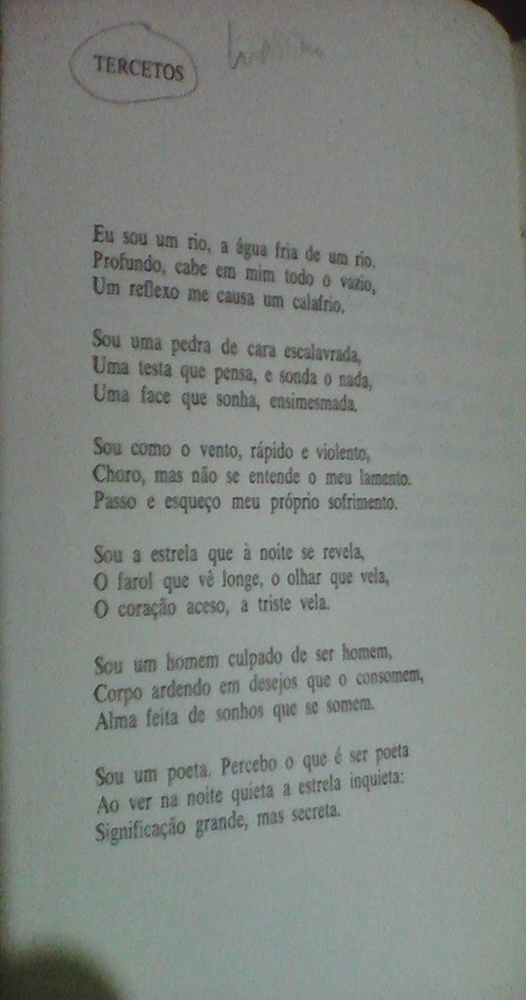
#> input picture standard_test_images/livro.jpg, 526 x 1000 px, shrunk from 719 x 1366 before the run, found by its file name
$ python otsu.py   (older library calls are emulated)
#> lines starting #> are read from the running program, lines starting #| are printed output that depends on the picture; after the words box and inside, x2 and y2 are one past the last pixel; in counts of white or black regions, pixels touching at a corner belong together
from skimage.filters.thresholding import threshold_otsu
import scipy.misc
from PIL import Image
from numpy import asarray
import numpy as np

opn_img = Image.open('/home/thaidy/Documents/ML/standard_test_images/livro.jpg').convert('L')

img_vec = np.asarray(opn_img)

thresh = threshold_otsu(img_vec)
#> thresh = 121

#compare
b = img_vec > thresh
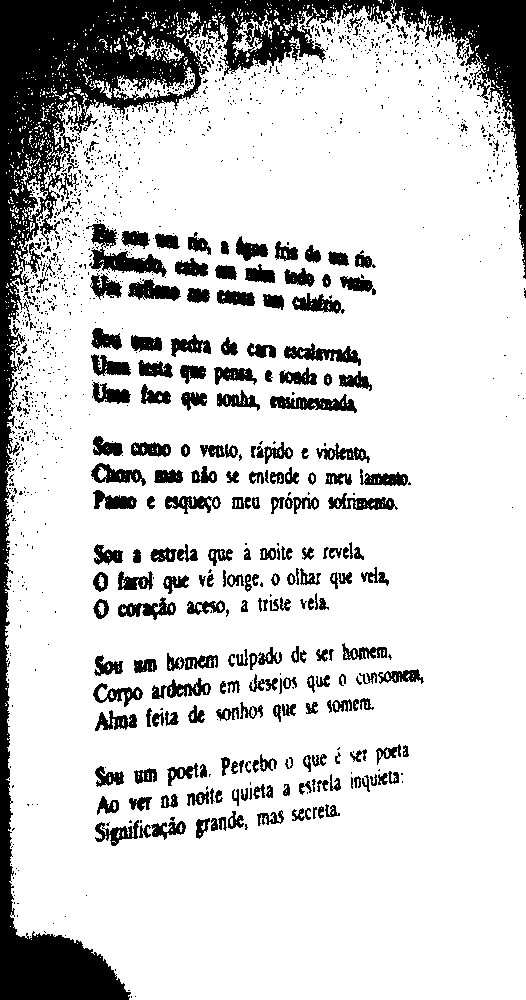
#> b: shape (1000, 526) bool; 81.3% white; 1344 black regions (1113 under 20 px), largest, box (x1, y1, x2, y2) and area: (0, 0, 526, 1000) 54454, (86, 223, 167, 277) 1494, (270, 394, 357, 413) 859

vec_img = Image.fromarray(b)
vec_img.save('/home/thaidy/Desktop/output.jpg')
vec_img.show()
